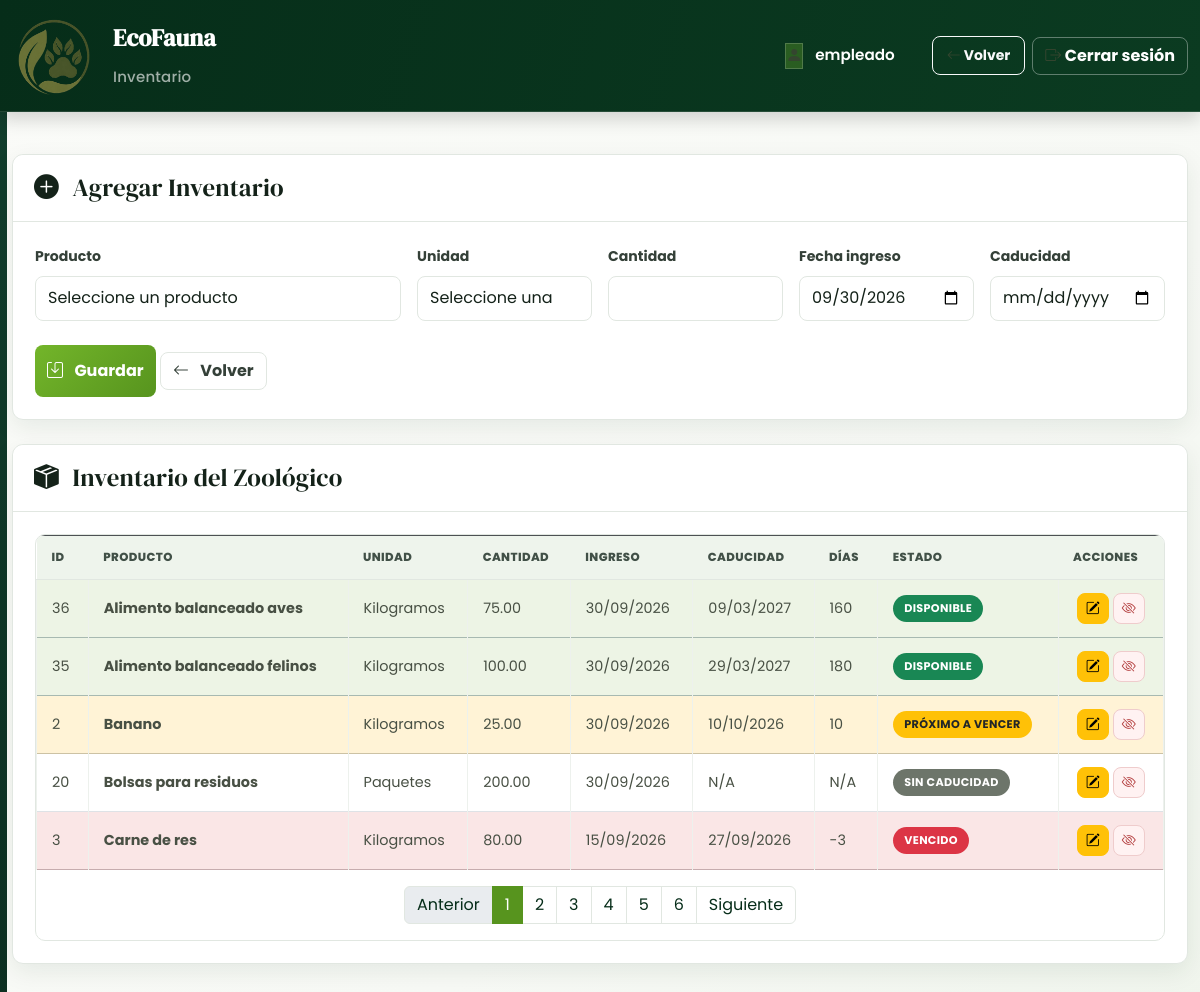
Screenshot of /inventario.php (signed in) with the database file from the repository.
### tables this page shows
CREATE TABLE inventariozoo (
    id_inventarioZoo INT AUTO_INCREMENT PRIMARY KEY,
    nombre_producto VARCHAR(100) NOT NULL,
    unidad_medida VARCHAR(30) NOT NULL,
    cantidad DECIMAL(10, 2) NOT NULL,
    fecha_caducidad DATE NULL,
    fecha_ingreso DATE NOT NULL,
    activo TINYINT NOT NULL DEFAULT 1,
    CONSTRAINT chk_cantidad_inventario_zoo CHECK (cantidad >= 0),
    CONSTRAINT chk_inventario_zoo_activo CHECK (activo IN (0, 1))
);

### app/modulos/inventario/index.php (the view, shortened to what the rows shown need)
<?php
require_once __DIR__ . "/../../../config/database.php";
$registrosPorPagina = 5;
$paginaActual = isset($_GET["pagina"]) ? (int) $_GET["pagina"] : 1;
$offset = ($paginaActual - 1) * $registrosPorPagina;
if ($_SESSION["rol"] == "Veterinario") {
    $sqlInventario = "
        SELECT
            iz.id_inventarioZoo AS id_inventario_zoo,
            iz.unidad_medida,
            iz.cantidad,
            iz.fecha_caducidad,
            iz.fecha_ingreso,
            iz.nombre_producto,
            'Medicina' AS tipo_producto
        FROM inventariozoo iz
        WHERE iz.activo = 1 AND iz.nombre_producto IN (
            'Antibiótico veterinario', 'Antiparasitario', 'Vitaminas inyectables',
            'Vacuna contra rabia', 'Analgésico veterinario', 'Antiinflamatorio veterinario',
            'Suero veterinario', 'Pomada cicatrizante'
        )
        ORDER BY
            iz.fecha_caducidad IS NULL,
            iz.fecha_caducidad ASC
        LIMIT $registrosPorPagina OFFSET $offset
    ";
} else {
    $sqlInventario = "
        SELECT
            iz.id_inventarioZoo AS id_inventario_zoo,
            iz.nombre_producto,
            CASE
                WHEN iz.nombre_producto = 'Cloro' THEN 'Limpieza'
                WHEN iz.nombre_producto IN ('Pala para limpieza', 'Escoba industrial', 'Manguera de agua') THEN 'Herramienta'
                ELSE 'Alimento'
            END AS tipo_producto,
            iz.unidad_medida,
            iz.cantidad,
            iz.fecha_ingreso,
            iz.fecha_caducidad
        FROM inventariozoo iz
        WHERE iz.activo = 1 AND iz.nombre_producto NOT IN (
            'Antibiótico veterinario', 'Antiparasitario', 'Vitaminas inyectables',
            'Vacuna contra rabia', 'Analgésico veterinario', 'Antiinflamatorio veterinario',
            'Suero veterinario', 'Pomada cicatrizante'
        )
        ORDER BY iz.nombre_producto ASC
        LIMIT $registrosPorPagina OFFSET $offset
    ";
}
$resultadoInventario = mysqli_query($conexion, $sqlInventario);
?>
<!DOCTYPE html>
<html lang="es">
<head>
    <link href="https://cdn.jsdelivr.net/npm/bootstrap@5.3.7/dist/css/bootstrap.min.css" rel="stylesheet">
    <link rel="stylesheet" href="https://cdn.jsdelivr.net/npm/bootstrap-icons@1.13.1/font/bootstrap-icons.min.css">
    <link rel="stylesheet" href="css/styleEmpleado.css">
    <link rel="stylesheet" href="css/crud-modern.css?v=1">
    <link rel="stylesheet" href="css/ecofauna-unified.css?v=1">
</head>
<body class="ecofauna-unified crud-modern">
    <main class="container mt-4">
        <section class="card card-shadow" id="seccion-inventario">
            <div class="card-body">
                <div class="table-responsive">
                    <table class="table table-hover table-bordered align-middle">
                        <thead class="table-dark">
                            <tr>
                                <th>ID</th>
                                <th>Producto</th>
                                <th>Unidad</th>
                                <th>Cantidad</th>
                                <th>Ingreso</th>
                                <th>Caducidad</th>
                                <th>Días</th>
                                <th>Estado</th>
                                <th>Acciones</th>
                            </tr>
                        </thead>
                        <tbody id="tbody-inventario">
                            <?php if (!$resultadoInventario): ?>
                                <tr>
                                    <td colspan="9" class="text-center text-danger">
                                        No fue posible cargar el inventario.
                                    </td>
                                </tr>
                            <?php else: ?>
                                <?php $hoy = new DateTimeImmutable("today"); ?>
                                <?php while (
                                    $producto = mysqli_fetch_assoc(
                                        $resultadoInventario,
                                    )
                                ): ?>
                                    <?php
                                    $fechaCaducidad =
                                        $producto["fecha_caducidad"];
                                    $estado = "SIN CADUCIDAD";
                                    $dias = "N/A";
                                    $clase = "";
                                    if (
                                        !empty($fechaCaducidad) &&
                                        $fechaCaducidad != "0000-00-00"
                                    ) {
                                        $fechaCad = new DateTimeImmutable(
                                            $fechaCaducidad,
                                        );
                                        $diferencia = (int) $hoy
                                            ->diff($fechaCad)
                                            ->format("%r%a");
                                        $dias = $diferencia;
                                        if ($diferencia < 0) {
                                            $estado = "VENCIDO";
                                            $clase = "table-danger";
                                        } elseif ($diferencia <= 30) {
                                            $estado = "PRÓXIMO A VENCER";
                                            $clase = "table-warning";
                                        } else {
                                            $estado = "DISPONIBLE";
                                            $clase = "table-success";
                                        }
                                    }
                                    ?>
                                    <tr class="<?= $clase ?>">
                                        <td><?= (int) $producto["id_inventario_zoo"] ?></td>
                                        <td>
                                            <strong>
                                                <?= htmlspecialchars(
                                                    $producto["nombre_producto"],
                                                    ENT_QUOTES,
                                                    "UTF-8",
                                                ) ?>
                                            </strong>
                                        </td>
                                        <td>
                                            <?= htmlspecialchars(
                                                $producto["unidad_medida"] ??
                                                    "N/A",
                                                ENT_QUOTES,
                                                "UTF-8",
                                            ) ?>
                                        </td>
                                        <td>
                                            <?= htmlspecialchars(
                                                (string) $producto["cantidad"],
                                                ENT_QUOTES,
                                                "UTF-8",
                                            ) ?>
                                        </td>
                                        <td>
                                            <?= !empty($producto["fecha_ingreso"])
                                                ? date(
                                                    "d/m/Y",
                                                    strtotime(
                                                        $producto["fecha_ingreso"],
                                                    ),
                                                )
                                                : "N/A" ?>
                                        </td>
                                        <td>
                                            <?= !empty($fechaCaducidad)
                                                ? date(
                                                    "d/m/Y",
                                                    strtotime($fechaCaducidad),
                                                )
                                                : "N/A" ?>
                                        </td>
                                        <td>
                                            <?= htmlspecialchars(
                                                (string) $dias,
                                                ENT_QUOTES,
                                                "UTF-8",
                                            ) ?>
                                        </td>
                                        <td>
                                            <?php if ($estado == "VENCIDO") {
                                                echo '<span class="badge bg-danger">VENCIDO</span>';
                                            } elseif (
                                                $estado == "PRÓXIMO A VENCER"
                                            ) {
                                                echo '<span class="badge bg-warning text-dark">PRÓXIMO A VENCER</span>';
                                            } elseif ($estado == "DISPONIBLE") {
                                                echo '<span class="badge bg-success">DISPONIBLE</span>';
                                            } else {
                                                echo '<span class="badge bg-secondary">SIN CADUCIDAD</span>';
                                            } ?>
                                        </td>
                                        <td>
                                            <div class="d-flex gap-1 justify-content-center">
                                                <button type="button" class="btn btn-warning btn-sm btn-editar-inventario"
                                                    data-id="<?= (int) $producto["id_inventario_zoo"] ?>"
                                                    data-nombre="<?= htmlspecialchars(
                                                                        $producto["nombre_producto"],
                                                                        ENT_QUOTES,
                                                                        "UTF-8",
                                                                    ) ?>"
                                                    data-unidad="<?= htmlspecialchars(
                                                                        $producto["unidad_medida"] ?? "",
                                                                        ENT_QUOTES,
                                                                        "UTF-8",
                                                                    ) ?>"
                                                    data-cantidad="<?= (float) $producto["cantidad"] ?>"
                                                    data-ingreso="<?= htmlspecialchars(
                                                                        $producto["fecha_ingreso"],
                                                                        ENT_QUOTES,
                                                                        "UTF-8",
                                                                    ) ?>"
                                                    data-caducidad="<?= htmlspecialchars(
                                                                        $producto["fecha_caducidad"] ?? "",
                                                                        ENT_QUOTES,
                                                                        "UTF-8",
                                                                    ) ?>">
                                                    <i class="bi bi-pencil-square"></i>
                                                </button>
                                                <form action="inventario.php" method="POST" class="d-inline form-eliminar-lote">
                                                    <button type="submit" class="btn btn-danger btn-sm" title="Ocultar lote" aria-label="Ocultar lote">
                                                        <i class="bi bi-eye-slash"></i>
                                                    </button>
                                                </form>
                                            </div>
                                        </td>
                                    </tr>
                                <?php endwhile; ?>
                            <?php endif; ?>
                        </tbody>
                    </table>
                </div>
            </div>
        </section>
    </main>
</body>
</html>

### rows the page displays
inventariozoo: id_inventarioZoo "36", nombre_producto "Alimento balanceado aves", unidad_medida "Kilogramos", cantidad "75.00", fecha_ingreso "30/09/2026", fecha_caducidad "09/03/2027", fecha_caducidad "160", shows "DISPONIBLE"
inventariozoo: id_inventarioZoo "35", nombre_producto "Alimento balanceado felinos", unidad_medida "Kilogramos", cantidad "100.00", fecha_ingreso "30/09/2026", fecha_caducidad "29/03/2027", fecha_caducidad "180", shows "DISPONIBLE"
inventariozoo: id_inventarioZoo "2", nombre_producto "Banano", unidad_medida "Kilogramos", cantidad "25.00", fecha_ingreso "30/09/2026", fecha_caducidad "10/10/2026", fecha_caducidad "10", shows "PRÓXIMO A VENCER"
inventariozoo: id_inventarioZoo "20", nombre_producto "Bolsas para residuos", unidad_medida "Paquetes", cantidad "200.00", fecha_ingreso "30/09/2026", shows "N/A", dias "N/A", shows "SIN CADUCIDAD"
inventariozoo: id_inventarioZoo "3", nombre_producto "Carne de res", unidad_medida "Kilogramos", cantidad "80.00", fecha_ingreso "15/09/2026", fecha_caducidad "27/09/2026", fecha_caducidad "-3", shows "VENCIDO"

### other values shown
$_SESSION["usuario"] "empleado"
